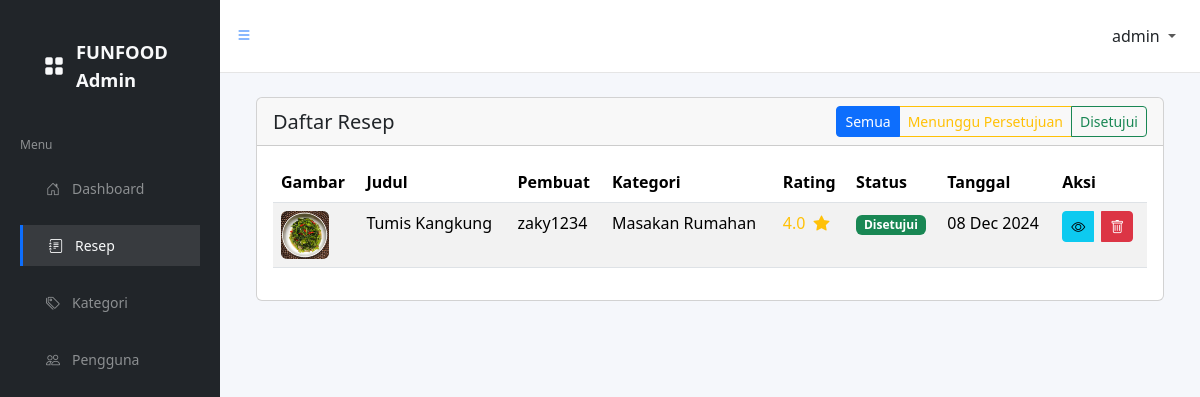
Page /a/recipes/ (signed in) on the earlier database version.
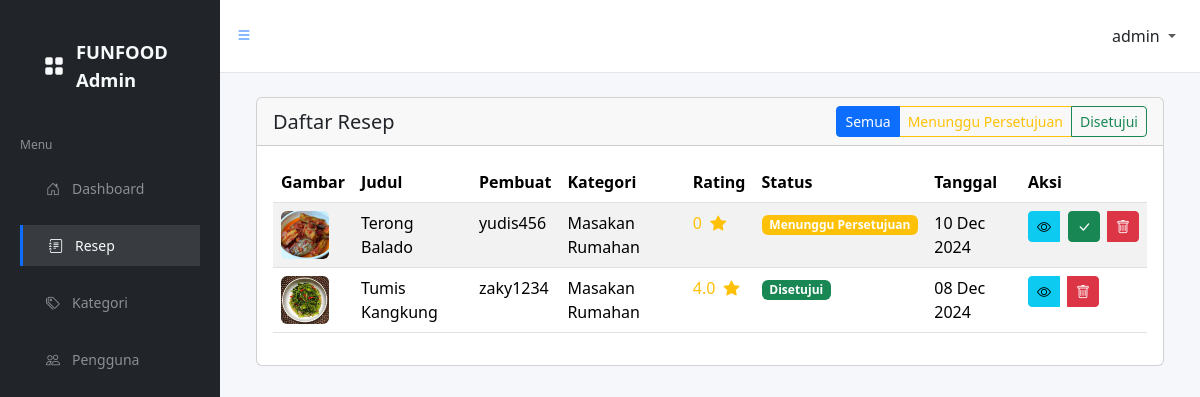
Same page on the later database version.
### funfood_app/models.py (models this page shows, shortened)
class Recipe(models.Model):
    user = models.ForeignKey(CustomUser, on_delete=models.CASCADE, related_name='recipes')
    title = models.CharField(max_length=100)
    description = models.TextField()
    ingredients = models.TextField(help_text='Separate each ingredient with a newline.')
    steps = models.TextField(help_text='Separate each step with a newline.')
    image = models.ImageField(upload_to='recipe/', blank=True, null=True)
    category = models.ForeignKey('Category', on_delete=models.CASCADE, related_name='recipes')
    is_approved = models.BooleanField(default=False)
    created_at = models.DateTimeField(auto_now_add=True)
    def get_avg_rating(self):
        reviews = self.reviews.all()
        if reviews.exists():
            total_rating = sum(review.rating for review in reviews)
            return round(total_rating / reviews.count(), 2)
        return 0

class CustomUser(AbstractUser):
    nickname = models.CharField(max_length=20)
    phone_number = models.CharField(max_length=20, blank=True, null=True)
    profile_image = models.ImageField(upload_to='profile/', blank=True, null=True)

class Category(models.Model):
    name = models.CharField(max_length=50, unique=True)
    description = models.TextField()

class Review(models.Model):
    user = models.ForeignKey(CustomUser, on_delete=models.CASCADE, related_name='reviews')
    recipe = models.ForeignKey(Recipe, on_delete=models.CASCADE, related_name='reviews')
    rating = models.PositiveIntegerField()
    comment = models.TextField(blank=True)
    created_at = models.DateTimeField(auto_now_add=True)

### funfood_app/views.py (the view)
# urls.py: path('a/recipes/', views.admin_recipes, name='admin_recipes'),
@staff_member_required
def admin_recipes(request):
    recipes = Recipe.objects.select_related('user', 'category').order_by('-created_at')
    status_filter = request.GET.get('status', 'all')
    if status_filter == 'pending':
        recipes = recipes.filter(is_approved=False)
    elif status_filter == 'approved':
        recipes = recipes.filter(is_approved=True)
    context = {
        'recipes': recipes,
        'status_filter': status_filter
    }
    return render(request, 'admin/recipes.html', context)

### templates/admin/recipes.html (shortened to what this page needs)
{% extends 'admin/base_admin.html' %} {% block content %}
<div class="container-fluid">
  <div class="card">
    <div class="card-header d-flex justify-content-between align-items-center">
      <h5 class="card-title mb-0">Daftar Resep</h5>
      <div class="btn-group">
        <a
          href="{% url 'admin_recipes' %}?status=all"
          class="btn btn-sm btn-outline-primary {% if current_filter == 'all' or not current_filter %}active{% endif %}"
        >
          Semua
        </a>
        <a
          href="{% url 'admin_recipes' %}?status=pending"
          class="btn btn-sm btn-outline-warning {% if current_filter == 'pending' %}active{% endif %}"
        >
          Menunggu Persetujuan
        </a>
        <a
          href="{% url 'admin_recipes' %}?status=approved"
          class="btn btn-sm btn-outline-success {% if current_filter == 'approved' %}active{% endif %}"
        >
          Disetujui
        </a>
      </div>
    </div>
    <div class="card-body">
      <div class="table-responsive">
        <table class="table table-striped">
          <thead>
            <tr>
              <th>Gambar</th>
              <th>Judul</th>
              <th>Pembuat</th>
              <th>Kategori</th>
              <th>Rating</th>
              <th>Status</th>
              <th>Tanggal</th>
              <th>Aksi</th>
            </tr>
          </thead>
          <tbody>
            {% for recipe in recipes %}
            <tr>
              <td>
                {% if recipe.image %}
                <img
                  src="{{ recipe.image.url }}"
                  alt="{{ recipe.title }}"
                  class="rounded"
                  width="48"
                  height="48"
                  style="object-fit: cover"
                />
                {% endif %}
              </td>
              <td class="text-capitalize">{{ recipe.title }}</td>
              <td>{{ recipe.user.username }}</td>
              <td>{{ recipe.category.name }}</td>
              <td>
                <div class="text-warning">
                  <span class="me-1">{{ recipe.get_avg_rating }}</span>
                  <i class="bi bi-star-fill"></i>
                </div>
              </td>
              <td>
                {% if recipe.is_approved %}
                <span class="badge bg-success">Disetujui</span>
                {% else %}
                <span class="badge bg-warning">Menunggu Persetujuan</span>
                {% endif %}
              </td>
              <td>{{ recipe.created_at|date:"d M Y" }}</td>
              <td>
                <div class="btn-group gap-2">
                  <a
                    href="{% url 'recipe_detail' recipe.pk %}"
                    class="btn btn-sm btn-info"
                    title="Lihat"
                  >
                    <i class="bi bi-eye"></i>
                  </a>
                  {% if not recipe.is_approved %}
                  <form
                    action="{% url 'admin_approve_recipe' recipe.pk %}"
                    method="post"
                    class="d-inline"
                  >
                    <button
                      type="submit"
                      class="btn btn-sm btn-success"
                      title="Setujui"
                    >
                      <i class="bi bi-check-lg"></i>
                    </button>
                  </form>
                  {% endif %}
                  <button
                    class="btn btn-sm btn-danger"
                    title="Hapus"
                    data-bs-toggle="modal"
                    data-bs-target="#deleteModal{{ recipe.pk }}"
                  >
                    <i class="bi bi-trash"></i>
                  </button>
                </div>
              </td>
            </tr>
            {% endfor %}
          </tbody>
        </table>
      </div>
    </div>
  </div>
</div>
{% endblock %}

Differences in the rows shown:
added Recipe: image (picture), title "Terong Balado", user.username "yudis456", category.name "Masakan Rumahan", get_avg_rating "0", is_approved "Menunggu Persetujuan", created_at "10 Dec 2024"
